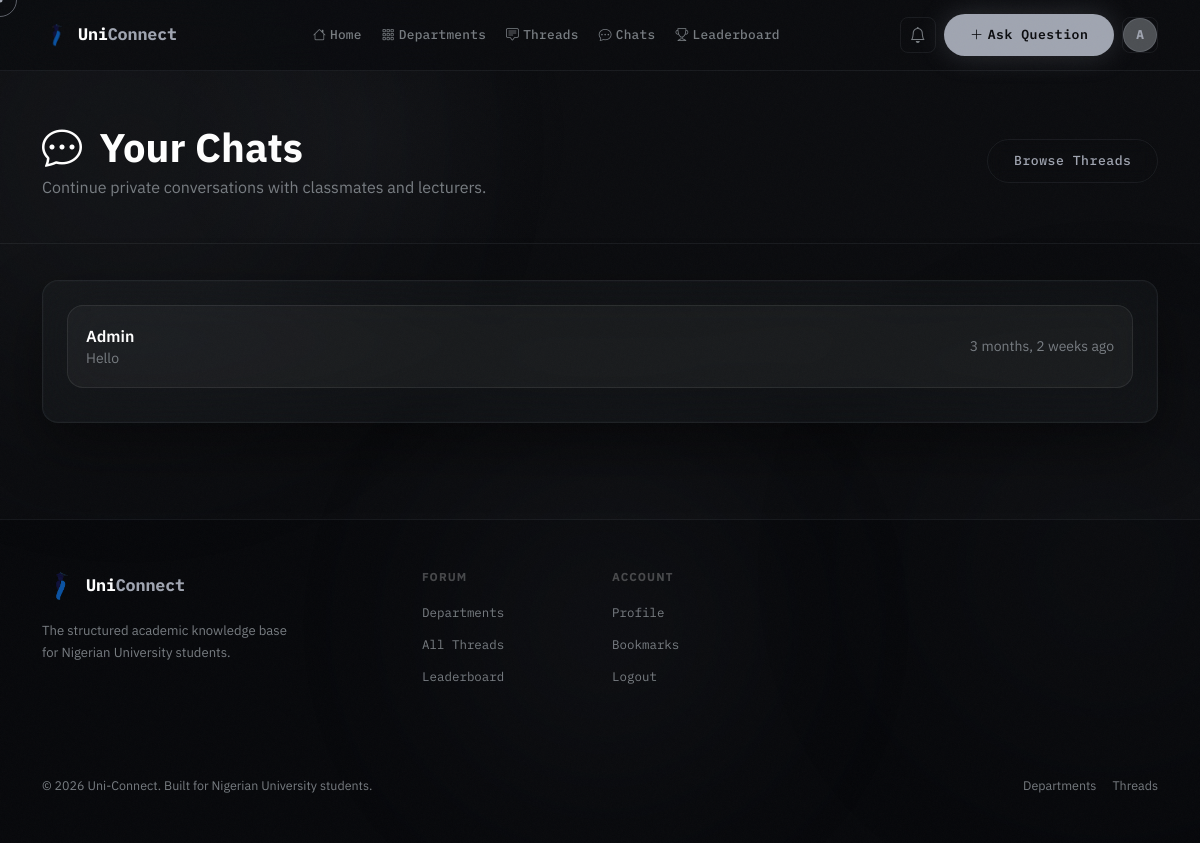
The page /chats/ (signed in) on the database its author committed.
### accounts/models.py (models this page shows, shortened)
class User(AbstractUser):
    ROLE_CHOICES = [
        ('student', 'Student'),
        ('lecturer', 'Lecturer'),
        ('admin', 'Admin'),
    ]
    is_email_verified = models.BooleanField(default=False)
    role = models.CharField(max_length=20, choices=ROLE_CHOICES, default='student')
    school = models.ForeignKey(
        'forum.School', on_delete=models.SET_NULL, null=True, blank=True, related_name='members'
    )
    department = models.ForeignKey(
        'forum.Department', on_delete=models.SET_NULL, null=True, blank=True, related_name='members'
    )
    matric_number = models.CharField(max_length=20, blank=True)
    bio = models.TextField(blank=True)
    avatar = models.ImageField(upload_to='avatars/', blank=True, null=True)
    reputation = models.IntegerField(default=0)
    created_at = models.DateTimeField(auto_now_add=True)

### forum/models.py (models this page shows, shortened)
class ChatRoom(models.Model):
    participants = models.ManyToManyField(settings.AUTH_USER_MODEL, related_name='chat_rooms')
    created_at = models.DateTimeField(auto_now_add=True)
    def get_other_user(self, user):
        return self.participants.exclude(pk=user.pk).first()

class ChatMessage(models.Model):
    room = models.ForeignKey(ChatRoom, on_delete=models.CASCADE, related_name='messages')
    sender = models.ForeignKey(settings.AUTH_USER_MODEL, on_delete=models.CASCADE, related_name='sent_messages')
    content = models.TextField(blank=True)
    attachment = models.FileField(upload_to='chat_attachments/', blank=True, null=True)
    created_at = models.DateTimeField(auto_now_add=True)
    class Meta:
        ordering = ['created_at']

### forum/views.py (the view)
# urls.py: path('chats/', views.chat_list, name='chat_list'),
@login_required
def chat_list(request):
    rooms = (
        request.user.chat_rooms
        .prefetch_related('participants', 'messages')
        .all()
    )
    chat_rooms = []
    for room in rooms:
        last_message = room.messages.order_by('-created_at').first()
        chat_rooms.append({
            'room': room,
            'other_user': room.get_other_user(request.user),
            'last_message': last_message,
        })
    return render(request, 'forum/chat_list.html', {
        'chat_rooms': chat_rooms,
    })

### forum/context_processors.py (called while the page is built)
def unread_notifications(request):
    count = 0
    if request.user.is_authenticated:
        count = request.user.notifications.filter(is_read=False).count()
    return {'unread_notification_count': count}

### templates/forum/chat_list.html (shortened to what this page needs)
{% extends 'base.html' %}
{% block content %}
<div class="page-header">
    <div class="container">
        <div class="d-flex align-items-center justify-content-between flex-wrap gap-3">
            <div>
                <h1 class="display-6 fw-bold text-white mb-1">
                    <i class="bi bi-chat-dots me-2"></i>
                    Your Chats
                </h1>
                <p class="text-muted mb-0">
                    Continue private conversations with classmates and lecturers.
                </p>
            </div>
            <a href="{% url 'forum:thread_list' %}"
               class="btn btn-outline-glass">
                Browse Threads
            </a>
        </div>
    </div>
</div>
<div class="container pb-5">
    <div class="glass-panel p-4">
        {% if chat_rooms %}
        <div class="list-group chat-room-list">
            {% for chat in chat_rooms %}
            <a href="{% url 'forum:chat_room' chat.room.pk %}"
               class="list-group-item list-group-item-action glass-list-item">
                <div class="d-flex justify-content-between align-items-center">
                    <div>
                        <div class="fw-semibold text-white">
                            {{ chat.other_user.get_full_name|default:chat.other_user.username }}
                        </div>
                        <div class="text-muted small">
                            {% if chat.last_message %}
                                {% if chat.last_message.content %}
                                    {{ chat.last_message.content|truncatechars:80 }}
                                {% elif chat.last_message.attachment %}
                                    <i class="bi bi-paperclip"></i>
                                    Attachment
                                {% else %}
                                    No messages yet
                                {% endif %}
                            {% else %}
                                No messages yet
                            {% endif %}
                        </div>
                    </div>
                    <div class="text-end small text-muted">
                        {% if chat.last_message %}
                            {{ chat.last_message.created_at|timesince }} ago
                        {% else %}
                            New chat
                        {% endif %}
                    </div>
                </div>
            </a>
            {% endfor %}
        </div>
        {% endif %}
    </div>
</div>
{% endblock %}

### templates/base.html (shortened to what this page needs)
<!doctype html>
<html lang="en" data-bs-theme="dark">
  <head>
    <link
      rel="stylesheet"
      href="https://cdn.jsdelivr.net/npm/bootstrap@5.3.3/dist/css/bootstrap.min.css"
    />
    <link
      rel="stylesheet"
      href="https://cdn.jsdelivr.net/npm/bootstrap-icons@1.11.3/font/bootstrap-icons.min.css"
    />
    {% load static %}
    <link rel="stylesheet" href="{% static 'css/main.css' %}" />
  </head>
  <body class="{% block body_class %}{% endblock %}">
    <div class="ambient-orb orb-1" aria-hidden="true"></div>
    <nav class="navbar navbar-expand-lg glass-nav">
      <div class="container">
        <a
          class="navbar-brand d-flex align-items-center gap-2"
          href="{% url 'forum:home' %}"
        >
          <img
            src="{% static 'logo-removebg-preview.png' %}"
            alt="Uni-Connect logo"
            class="site-logo navbar-logo"
          />
          <span class="brand-name"
            >Uni<span class="text-accent">Connect</span></span
          >
        </a>
        <div class="collapse navbar-collapse" id="navMain">
          <ul class="navbar-nav mx-auto gap-1">
            <li class="nav-item">
              <a class="nav-link nav-pill" href="{% url 'forum:home' %}"
                ><i class="bi bi-house me-1"></i>Home</a
              >
            </li>
            <li class="nav-item">
              <a class="nav-link nav-pill" href="{% url 'forum:departments' %}"
                ><i class="bi bi-grid-3x3-gap me-1"></i>Departments</a
              >
            </li>
            <li class="nav-item">
              <a class="nav-link nav-pill" href="{% url 'forum:thread_list' %}"
                ><i class="bi bi-chat-square-text me-1"></i>Threads</a
              >
            </li>
            {% if user.is_authenticated %}
            <li class="nav-item">
              <a class="nav-link nav-pill" href="{% url 'forum:chat_list' %}"
                ><i class="bi bi-chat-dots me-1"></i>Chats</a
              >
            </li>
            {% endif %}
            <li class="nav-item">
              <a class="nav-link nav-pill" href="{% url 'forum:leaderboard' %}"
                ><i class="bi bi-trophy me-1"></i>Leaderboard</a
              >
            </li>
          </ul>
          <div class="d-flex align-items-center gap-2">
            {% if user.is_authenticated %}
            <a
              href="{% url 'forum:notifications' %}"
              class="btn btn-ghost-icon position-relative"
            >
              <i class="bi bi-bell"></i>
            </a>
            <a
              href="{% url 'forum:create_thread' %}"
              class="btn btn-primary-glow btn-sm"
            >
              <i class="bi bi-plus-lg me-1"></i>Ask Question
            </a>
            <div class="dropdown">
              <button
                class="btn btn-ghost-icon dropdown-toggle no-caret"
                data-bs-toggle="dropdown"
              >
                <div class="avatar-sm">
                  {% if user.avatar %}
                  <img src="{{ user.avatar.url }}" alt="{{ user.username }}" />
                  {% else %}
                  <span>{{ user.username|first|upper }}</span>
                  {% endif %}
                </div>
              </button>
            </div>
            {% endif %}
          </div>
        </div>
      </div>
    </nav>
    <main>{% block content %}{% endblock %}</main>
    <footer class="footer-glass py-5 mt-5">
      <div class="container">
        <div class="row g-4">
          <div class="col-lg-4">
            <div class="d-flex align-items-center gap-2 mb-3">
              <img
                src="{% static 'logo-removebg-preview.png' %}"
                alt="Uni-Connect logo"
                class="site-logo"
              />
              <span class="brand-name"
                >Uni<span class="text-accent">Connect</span></span
              >
            </div>
            <p
              style="
                color: var(--muted);
                font-size: 0.82rem;
                line-height: 1.7;
                max-width: 260px;
              "
            >
              The structured academic knowledge base for Nigerian University students.
            </p>
          </div>
          <div class="col-6 col-lg-2">
            <p
              style="
                color: rgba(255, 255, 255, 0.25);
                font-size: 0.72rem;
                font-weight: 700;
                letter-spacing: 0.1em;
                text-transform: uppercase;
                margin-bottom: 14px;
              "
            >
              Forum
            </p>
            <ul class="list-unstyled footer-links">
              <li><a href="{% url 'forum:departments' %}">Departments</a></li>
              <li><a href="{% url 'forum:thread_list' %}">All Threads</a></li>
              <li><a href="{% url 'forum:leaderboard' %}">Leaderboard</a></li>
            </ul>
          </div>
          <div class="col-6 col-lg-2">
            <p
              style="
                color: rgba(255, 255, 255, 0.25);
                font-size: 0.72rem;
                font-weight: 700;
                letter-spacing: 0.1em;
                text-transform: uppercase;
                margin-bottom: 14px;
              "
            >
              Account
            </p>
            <ul class="list-unstyled footer-links">
              {% if user.is_authenticated %}
              <li><a href="{% url 'accounts:profile' %}">Profile</a></li>
              <li><a href="{% url 'forum:bookmarks' %}">Bookmarks</a></li>
              <li><a href="{% url 'accounts:logout' %}">Logout</a></li>
              {% else %}
              <li><a href="{% url 'accounts:login' %}">Login</a></li>
              <li><a href="{% url 'accounts:register' %}">Register</a></li>
              {% endif %}
            </ul>
          </div>
        </div>
        <div
          class="d-flex justify-content-between align-items-center flex-wrap gap-3"
        >
          <p style="color: var(--muted); font-size: 0.78rem; margin: 0">
            © 2026 Uni-Connect. Built for Nigerian University students.
          </p>
          <div class="d-flex gap-3">
            <a
              href="{% url 'forum:departments' %}"
              style="
                color: var(--muted);
                font-size: 0.78rem;
                text-decoration: none;
              "
              onmouseenter="this.style.color = 'var(--accent)'"
              onmouseleave="this.style.color = 'var(--muted)'"
              >Departments</a
            >
            <a
              href="{% url 'forum:thread_list' %}"
              style="
                color: var(--muted);
                font-size: 0.78rem;
                text-decoration: none;
              "
              onmouseenter="this.style.color = 'var(--accent)'"
              onmouseleave="this.style.color = 'var(--muted)'"
              >Threads</a
            >
          </div>
        </div>
      </div>
    </footer>
    {% load static %}
  </body>
</html>

### rows shown on the page
User: username|first "A"
ChatRoom: other_user.get_full_name "Admin", last_message.content "Hello", last_message.created_at "3 months, 2 weeks"
